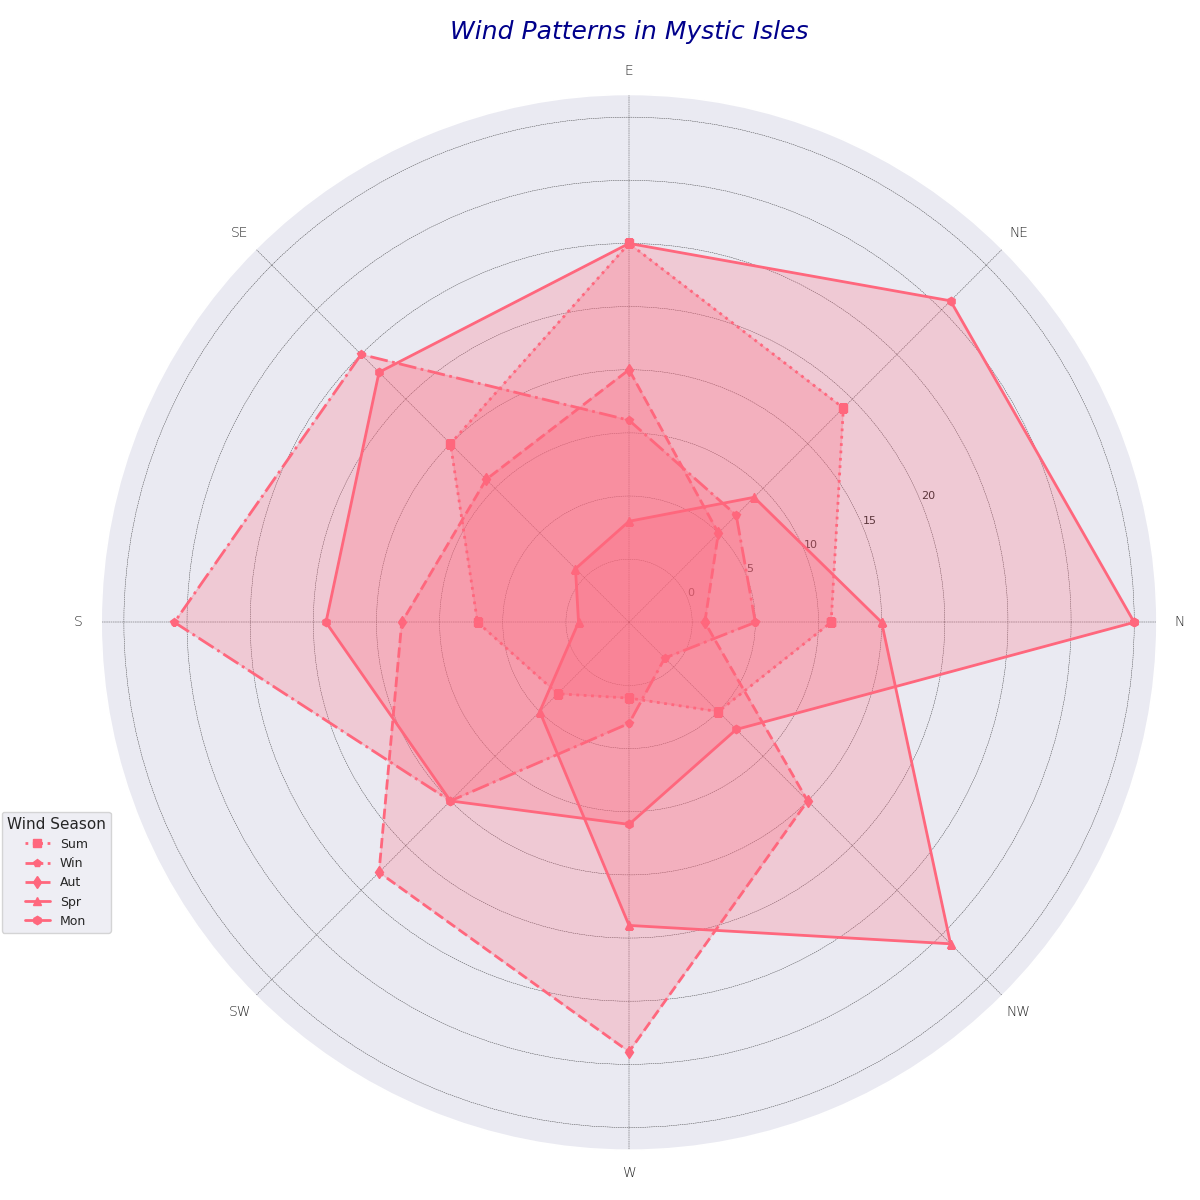

This chart was generated by the following Python code:
import matplotlib.pyplot as plt
import numpy as np

directions = ['N', 'NE', 'E', 'SE', 'S', 'SW', 'W', 'NW']
spring_winds = np.array([8, 12, 15, 10, 6, 4, 3, 5])
summer_winds = np.array([5, 6, 8, 15, 18, 10, 4, 2])
autumn_winds = np.array([3, 5, 10, 8, 9, 14, 17, 10])
winter_winds = np.array([10, 7, 4, 3, 2, 5, 12, 18])
monsoon_winds = np.array([20, 18, 15, 14, 12, 10, 8, 6])  # New data series

wind_data = [spring_winds, summer_winds, autumn_winds, winter_winds, monsoon_winds]

angles = np.linspace(0, 2 * np.pi, len(directions), endpoint=False).tolist()
angles += angles[:1]

for i in range(len(wind_data)):
    wind_data[i] = np.append(wind_data[i], wind_data[i][0])

fig, ax = plt.subplots(figsize=(12, 12), subplot_kw=dict(polar=True))

single_color = '#FF677D'
labels = ['Sum', 'Win', 'Aut', 'Spr', 'Mon']  # Added 'Mon' for Monsoon

marker_styles = ['s', 'p', 'd', '^', 'h']  # Added hexagon marker for monsoon
line_styles = [':', '-.', '--', '-', '-']  # Using solid line for monsoon

for data, label, marker, linestyle in zip(wind_data, labels, marker_styles, line_styles):
    ax.plot(angles, data, marker=marker, linestyle=linestyle, color=single_color, linewidth=2, label=label)
    ax.fill(angles, data, color=single_color, alpha=0.25)

ax.set_xticks(angles[:-1])
ax.set_xticklabels(directions, fontsize=10, fontweight='light')
ax.set_yticklabels([0, 5, 10, 15, 20], fontsize=8)
ax.grid(color='black', linestyle='--', linewidth=0.3, alpha=0.8)

ax.set_title("Wind Patterns in Mystic Isles", fontsize=18, fontstyle='italic', color='darkblue', pad=40)

ax.legend(loc='lower left', bbox_to_anchor=(-0.1, 0.2), fontsize=9, title='Wind Season', title_fontsize='11')

plt.tight_layout()
plt.show()
